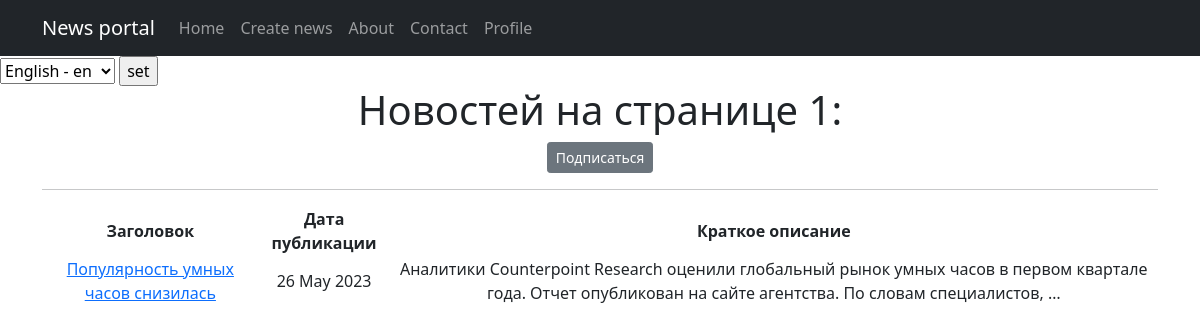
Page /news/categories/2 on the committed database.
### news_portal/models.py (models this page shows, shortened)
class Post(models.Model):
    article = 'AR'
    news = 'NE'
    OBJECT_TYPES = [
        (article, 'Статья'),
        (news, 'Новость')
    ]
    author = models.ForeignKey(Author, on_delete=models.CASCADE)
    object_type = models.CharField(max_length=2, choices=OBJECT_TYPES, default=article)
    date_post = models.DateTimeField(auto_now_add=True)
    categories = models.ManyToManyField('Category', through="PostCategory")
    header = models.CharField(max_length=255)
    text_post = models.TextField()
    post_rating = models.FloatField(default=0.0)

### news_portal/views.py (the view)
# urls.py: path('categories/<int:pk>', CategoriesList.as_view(), name='category_list'),
class CategoriesList(ListView):
    model = Post
    template_name = 'category_list.html'
    context_object_name = 'category_news_list'
    def get_queryset(self):
        self.categories = get_object_or_404(Category, id=self.kwargs['pk'])
        queryset = Post.objects.filter(categories=self.categories).order_by('-date_post')
        return queryset
    def get_context_data(self, **kwargs):
        context = super().get_context_data(**kwargs)
        context['is_not_subscriber'] = self.request.user not in self.categories.subscribers.all()
        context['category'] = self.categories
        return context

### news_portal/templatetags/censor.py (called while the page is built)
@register.filter()
def censor(value):
    for word in CURSE_WORDS:
        if word in value:
            censor_word = ''.join(['*' for word in range(len(word))])
            value = value.replace(word, censor_word)
    return value

### templates/category_list.html (shortened to what this page needs)
{% extends 'flatpages/default.html' %}
{% load censor %}
{% block content %}
    <h1>Новостей на странице {{ category_news_list|length }}:</h1>
       {% if is_not_subscriber %}
        <p class="text-center"><a href="{% url 'subscribe' category.id %}" class="btn btn-secondary btn-sm">Подписаться</a></p>
       {% endif %}
    <hr>
    {% if category_news_list %}
        <table>
            <tbody>
            <tr>
                <td><strong>Заголовок</strong></td>
                <td><strong>Дата публикации</strong></td>
                <td><strong>Краткое описание</strong></td>
            </tr>
            </tbody>
            {% for post in category_news_list %}
            <tr>
                <td><a href="{% url 'news_detail' post.id %}">{{ post.header|censor }}</a></td>
                <td>{{ post.date_post|date:'d M Y'}}</td>
                <td>{{ post.text_post|truncatewords:20|censor }}</td>
            </tr>
            {% endfor %}
        </table>
    {% else %}
        <h2>Новостей нет!</h2>
    {% endif %}
{% endblock content %}

### rows in the picture
Post: header|censor "Популярность умных часов снизилась", date_post "26 May 2023", text_post|censor "Аналитики Counterpoint Research оценили глобальный рынок умных часов в первом квартале года. Отчет опубликован на сайте агентства. По словам специалистов, …"

### other values in the picture
{{ category_news_list|length }} "1"
form field language "English - en"
